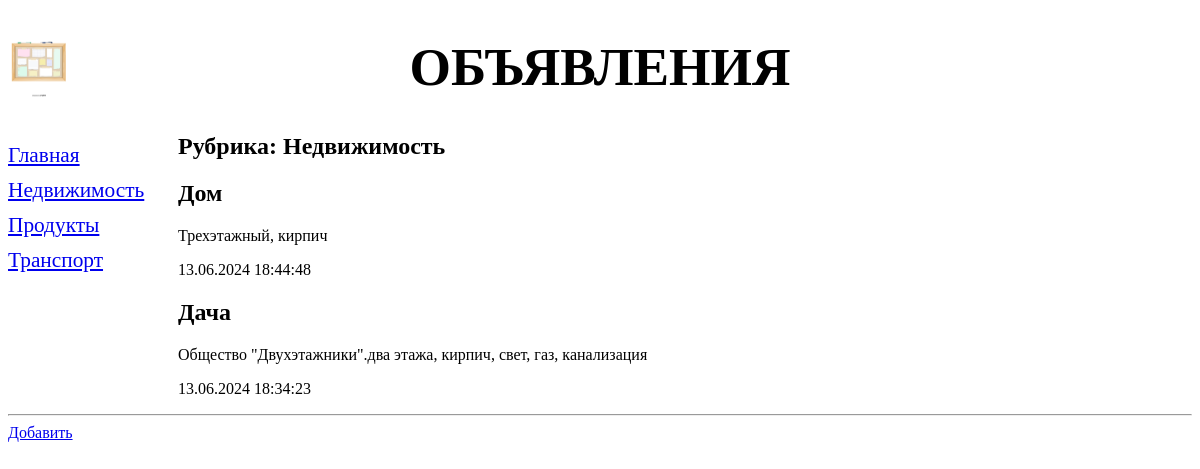
The page /bboard/2/ on the database its author committed.
### bboard/models.py (models this page shows, shortened)
class Rubric(models.Model):
    name = models.CharField(max_length=20, db_index=True, verbose_name='Название')
    class Meta:
        verbose_name_plural = 'Рубрики'
        verbose_name = 'Рубрика'
        ordering = ['name']

class Bb(models.Model):
    title = models.CharField(max_length=50, verbose_name='Toвар')
    content = models.TextField(verbose_name='Описание')
    price = models.FloatField(verbose_name='Цена')
    published = models.DateTimeField(auto_now_add=True, db_index=True, verbose_name='Опубликовано')
    rubric = models.ForeignKey('Rubric', null=True, on_delete=models.PROTECT, verbose_name='Рубрика')
    class Meta:
        verbose_name_plural = 'Объявления'
        verbose_name = 'Объявление'
        ordering = ['-published']

### bboard/views.py (the view)
# urls.py: path('<int:rubric_id>/', rubric_bbs, name='rubric_bbs'),
def rubric_bbs(request, rubric_id):
    bbs = Bb.objects.filter(rubric=rubric_id)
    rubrics = Rubric.objects.all()
    current_rubric = Rubric.objects.get(pk=rubric_id)
    context = {'bbs': bbs, 'rubrics': rubrics, 'current_rubric': current_rubric}
    return render(request, 'bboard/rubric_bbs.html', context)

### bboard/templates/bboard/rubric_bbs.html (shortened to what this page needs)
{% extends "layout/basic.html"%}
{% block content %}
    <h2>Рубрика: {{current_rubric.name}}</h2>
    {% for bb in bbs %}
    <div>
        <h2>{{ bb.title }}</h2>
        <p>{{ bb.content }}</p>
        <p>{{ bb.published|date:"d.m.Y H:i:s" }}</p>
    </div>
    {% endfor %}
{% endblock %}

### bboard/templates/layout/basic.html (shortened to what this page needs)
{% load static %}
<!DOCTYPE html>
<html lang="en">
    <head>
        <link rel="stylesheet" type="text/css" href="{% static "bboard/style.css" %}"
    </head>
    <body>
        <header>
            <h1>Объявления</h1>
        </header>
        <nav>
            <a href="{% url 'index' %}">Главная</a>
            {% for rubric in rubrics %}
            <a href="{% url 'rubric_bbs' rubric.pk %}">{{rubric.name}}</a>
            {% endfor %}
        </nav>
        <main>
            {% block content %}
            {% endblock %}
        </main>
        <hr>
        <a href="{% url 'add' %}">Добавить</a>
    </body>
</html>

### bboard/static/bboard/style.css (style rules this page uses)
header h1 { font-size: 40pt; text-transform: uppercase; text-align: center; background: url("bg.png") left / auto 100% no-repeat; }
nav { font-size: 16pt; width: 150px; float: left; }
nav a { display: block; margin: 10px 0px; }
main { margin-left: 170px; }

### rows shown on the page
Rubric: name "Недвижимость"
Rubric: name "Продукты"
Rubric: name "Транспорт"
Bb: title "Дом", content "Трехэтажный, кирпич", published "13.06.2024 18:44:48"
Bb: title "Дача", content "Общество \"Двухэтажники\".два этажа, кирпич, свет, газ, канализация", published "13.06.2024 18:34:23"
